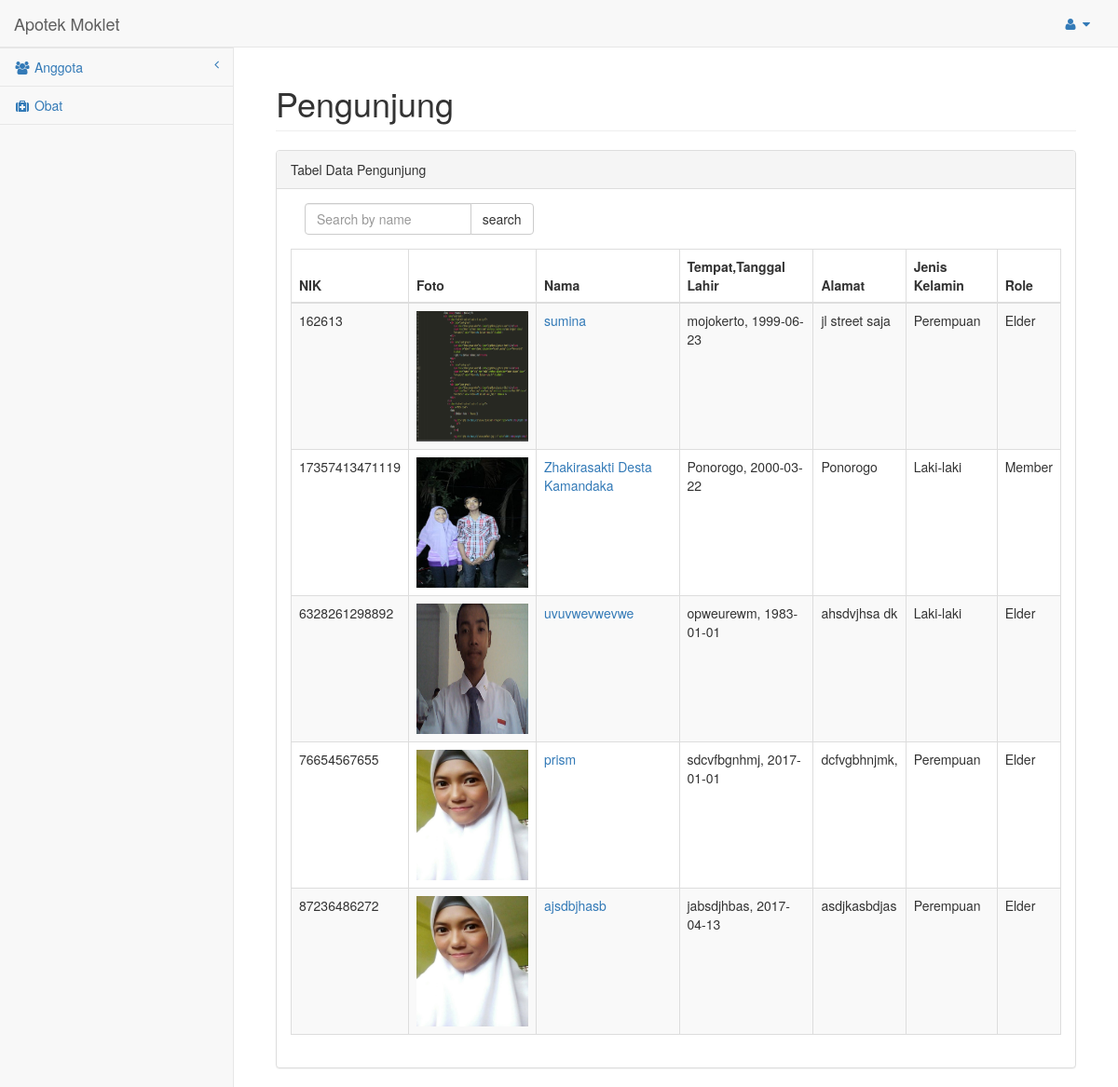
Screenshot of /index.php/home/anggota_pengunjung with the database file from the repository.
### tables this page shows
CREATE TABLE IF NOT EXISTS `data_pengunjung` (
  `nik_pengunjung` varchar(255) NOT NULL,
  `nama_pengunjung` varchar(255) NOT NULL,
  `alamat_pengunjung` text NOT NULL,
  `role_pengunjung` varchar(255) NOT NULL,
  `foto_pengunjung` text NOT NULL,
  `ttl_pengunjung` varchar(255) NOT NULL,
  `jk_pengunjung` varchar(255) NOT NULL,
  PRIMARY KEY (`nik_pengunjung`)
);

### application/controllers/home.php (called while the page is built, shortened)
<?php
class Home extends CI_Controller {
	public function __construct()
	{
		$this->load->model('admin_model');
	}
	public function anggota_pengunjung()
	{
		if(isset($_GET['query']) && $_GET['query'] == 'cari'){
			$search_nama_pengunjung = $this->input->post('search_pengunjung');
			$data['view_pengunjung'] = $this->admin_model->get_pengunjung_search($search_nama_pengunjung);
			$data['main_view'] = 'pengunjung_view';
			$this->load->view('template',$data);
		}else{
			$data['view_pengunjung'] = $this->admin_model->get_pengunjung();
			$data['main_view'] = 'pengunjung_view';
			$this->load->view('template',$data);
		}
	}
}

### index.php (called while the page is built, shortened)
<?php
require_once BASEPATH.'core/CodeIgniter.php';

### application/models/admin_model.php (called while the page is built, shortened)
<?php
class Admin_model extends CI_Model {
	public function get_pengunjung()
	{
		return $this->db->get('data_pengunjung')
						->result();
	}
}

### application/views/pengunjung_view.php (the view, shortened to what this page needs)
<div id="page-wrapper">
	<div class="container-fluid">
		<div class="row">
			<div class="col-lg-12">
				<h1 class="page-header">Pengunjung</h1>
                    <div class="panel panel-default">
                        <div class="panel-heading">
                            Tabel Data Pengunjung
                        </div>
                        <div class="panel-body">
	                        <form method="post" action="<?php echo base_url('index.php/home/anggota_pengunjung?query=cari');?>">
	                        	<div class="col-sm-4 col-lg-4 col-md-4 col-xl-4">
	                            	<div class="form-group input-group">
					           	       	<input type="search" class="form-control" name="search_pengunjung" placeholder="Search by name">
					           	       	<span class="input-group-btn">
					           	    	<input type="submit" name="btn_src_pengunjung" class="btn btn-default" value="search">
					           	        </span>
					              	</div>
					            </div>
					        </form>
                            <table width="100%" class="table table-striped table-bordered table-hover" id="dataTables-example">
                                <thead>
                                    <tr>
                                        <th>NIK</th>
                                        <th>Foto</th>
                                        <th>Nama</th>
                                        <th>Tempat,Tanggal Lahir</th>
                                        <th>Alamat</th>
                                        <th>Jenis Kelamin</th>
                                        <th>Role</th>
                                    </tr>
                                </thead>
                                <tbody>
                                <?php
                                	foreach ($view_pengunjung as $pengunjung) {
                                ?>
                                    <tr class="odd gradeX">
                                        <td><?php echo $pengunjung->nik_pengunjung;?></td>
                                        <td><img src="<?php echo base_url('assets/img/pengunjung/').$pengunjung->foto_pengunjung?>" style="width: 120px;height: 140px;"></td>
                                        <td><a href="<?php echo base_url('index.php/home/detail_pengunjung/').$pengunjung->nik_pengunjung;?>"><?php echo $pengunjung->nama_pengunjung;?></a></td>
                                        <td class="center"><?php echo $pengunjung->ttl_pengunjung;?></td>
                                        <td class="center"><?php echo $pengunjung->alamat_pengunjung;?></td>
                                        <td class="center"><?php echo $pengunjung->jk_pengunjung;?></td>
                                        <td class="center"><?php echo $pengunjung->role_pengunjung;?></td>
                                    </tr>
                                <?php
                                	}
                                ?>
                                </tbody>
                            </table>
                        </div>
                    </div>
                </div>
		</div>
	</div>
</div>

### rows the page displays
data_pengunjung: nik_pengunjung "162613", foto_pengunjung (picture), nama_pengunjung "sumina", ttl_pengunjung "mojokerto, 1999-06-23", alamat_pengunjung "jl street saja", jk_pengunjung "Perempuan", role_pengunjung "Elder"
data_pengunjung: nik_pengunjung "17357413471119", foto_pengunjung (picture), nama_pengunjung "Zhakirasakti Desta Kamandaka", ttl_pengunjung "Ponorogo, 2000-03-22", alamat_pengunjung "Ponorogo", jk_pengunjung "Laki-laki", role_pengunjung "Member"
data_pengunjung: nik_pengunjung "6328261298892", foto_pengunjung (picture), nama_pengunjung "uvuvwevwevwe", ttl_pengunjung "opweurewm, 1983-01-01", alamat_pengunjung "ahsdvjhsa dk", jk_pengunjung "Laki-laki", role_pengunjung "Elder"
data_pengunjung: nik_pengunjung "76654567655", foto_pengunjung (picture), nama_pengunjung "prism", ttl_pengunjung "sdcvfbgnhmj, 2017-01-01", alamat_pengunjung "dcfvgbhnjmk,", jk_pengunjung "Perempuan", role_pengunjung "Elder"
data_pengunjung: nik_pengunjung "87236486272", foto_pengunjung (picture), nama_pengunjung "ajsdbjhasb", ttl_pengunjung "jabsdjhbas, 2017-04-13", alamat_pengunjung "asdjkasbdjas", jk_pengunjung "Perempuan", role_pengunjung "Elder"
